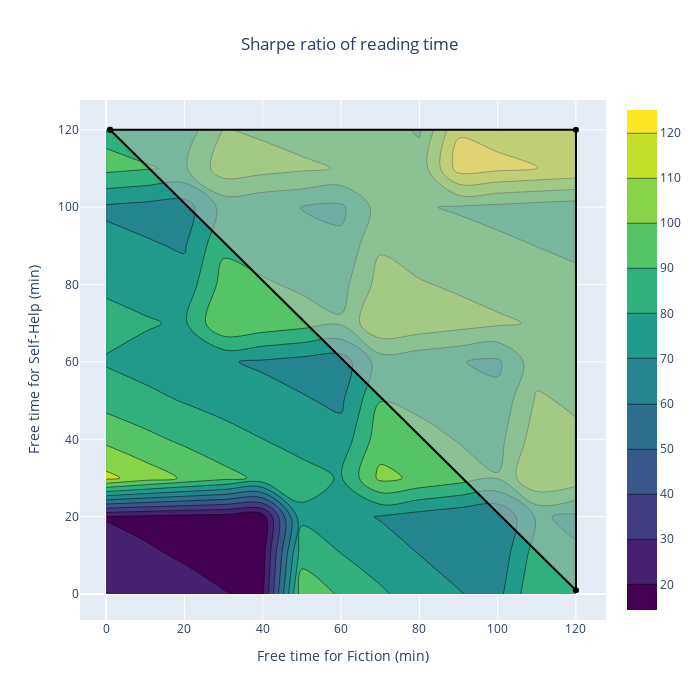

Source (notebook cell):
### Code cell
plot_reading_for_2d_allocation(
    max_time=120, 
    estimators=forest, 
    type_estimator="sklearn", 
    sampling_step=10,
    estimator_sd=std_interpolator,
)

### Figure 1 — Plotly figure (JSON) as saved in the notebook; plotly's stock layout.template omitted (floating-point values rounded to 4 significant figures; data arrays with more than 128 entries replaced by an {"elided": "..."} marker saying what was removed)
{"data": [{"colorscale": [[0, "#440154"], [0.1111, "#482878"], [0.2222, "#3e4989"], [0.3333, "#31688e"], [0.4444, "#26828e"], [0.5556, "#1f9e89"], [0.6667, "#35b779"], [0.7778, "#6ece58"], [0.8889, "#b5de2b"], [1, "#fde725"]], "type": "contour", "x": [0, 10, 20, 30, 40, 50, 60, 70, 80, 90, 100, 110, 120], "y": [0, 10, 20, 30, 40, 50, 60, 70, 80, 90, 100, 110, 120], "z": {"elided": "13x13 float values"}}, {"fill": "toself", "fillcolor": "rgba(192, 192, 192, 0.5)", "hoverinfo": "text", "hoveron": "points+fills", "line": {"color": "black"}, "text": "Not available", "type": "scatter", "x": [1, 120, 120, 1], "y": [120, 120, 1, 120]}], "layout": {"autosize": false, "height": 700, "title": {"text": "Sharpe ratio of reading time", "x": 0.5}, "width": 700, "xaxis": {"title": {"text": "Free time for Fiction (min)"}}, "yaxis": {"title": {"text": "Free time for Self-Help (min)"}}}}
